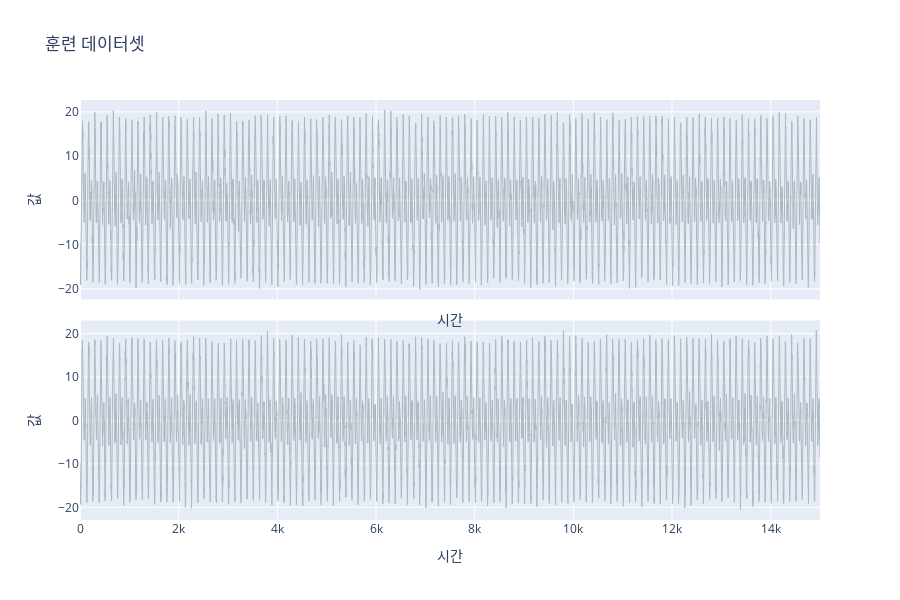

Notebook code cell kept with this figure:
### Code cell
fig = make_subplots(rows=training_dataset.shape[1], cols=1, shared_xaxes=True, vertical_spacing=0.05)

for i in range(training_dataset.shape[1]):
    fig.add_trace(
        go.Scatter(x=training_dataset.index, y=training_dataset.iloc[:, i], line=dict(color="#AFB8C1", width=1)),
        row=i+1, col=1
    )
    fig.update_yaxes(title_text="값", row=i+1, col=1)
    fig.update_xaxes(title_text="시간", row=i+1, col=1)

fig.update_layout(
    height=300 * training_dataset.shape[1],
    title_text="훈련 데이터셋",
    showlegend=False
)

for i in range(training_dataset.shape[1]):
    fig.update_annotations({"text": f"시계열 {i + 1}"}, row=i+1, col=1)

fig.show()

### Figure 1 — Plotly figure (JSON) as saved in the notebook; plotly's stock layout.template omitted (floating-point values rounded to 4 significant figures; data arrays with more than 128 entries replaced by an {"elided": "..."} marker saying what was removed)
{"data": [{"line": {"color": "#AFB8C1", "width": 1}, "type": "scatter", "x": {"elided": "15000 int values"}, "xaxis": "x", "y": {"elided": "15000 float values"}, "yaxis": "y"}, {"line": {"color": "#AFB8C1", "width": 1}, "type": "scatter", "x": {"elided": "15000 int values"}, "xaxis": "x2", "y": {"elided": "15000 float values"}, "yaxis": "y2"}], "layout": {"height": 600, "showlegend": false, "title": {"text": "훈련 데이터셋"}, "xaxis": {"anchor": "y", "domain": [0, 1], "matches": "x2", "showticklabels": false, "title": {"text": "시간"}}, "xaxis2": {"anchor": "y2", "domain": [0, 1], "title": {"text": "시간"}}, "yaxis": {"anchor": "x", "domain": [0.525, 1], "title": {"text": "값"}}, "yaxis2": {"anchor": "x2", "domain": [0, 0.475], "title": {"text": "값"}}}}
